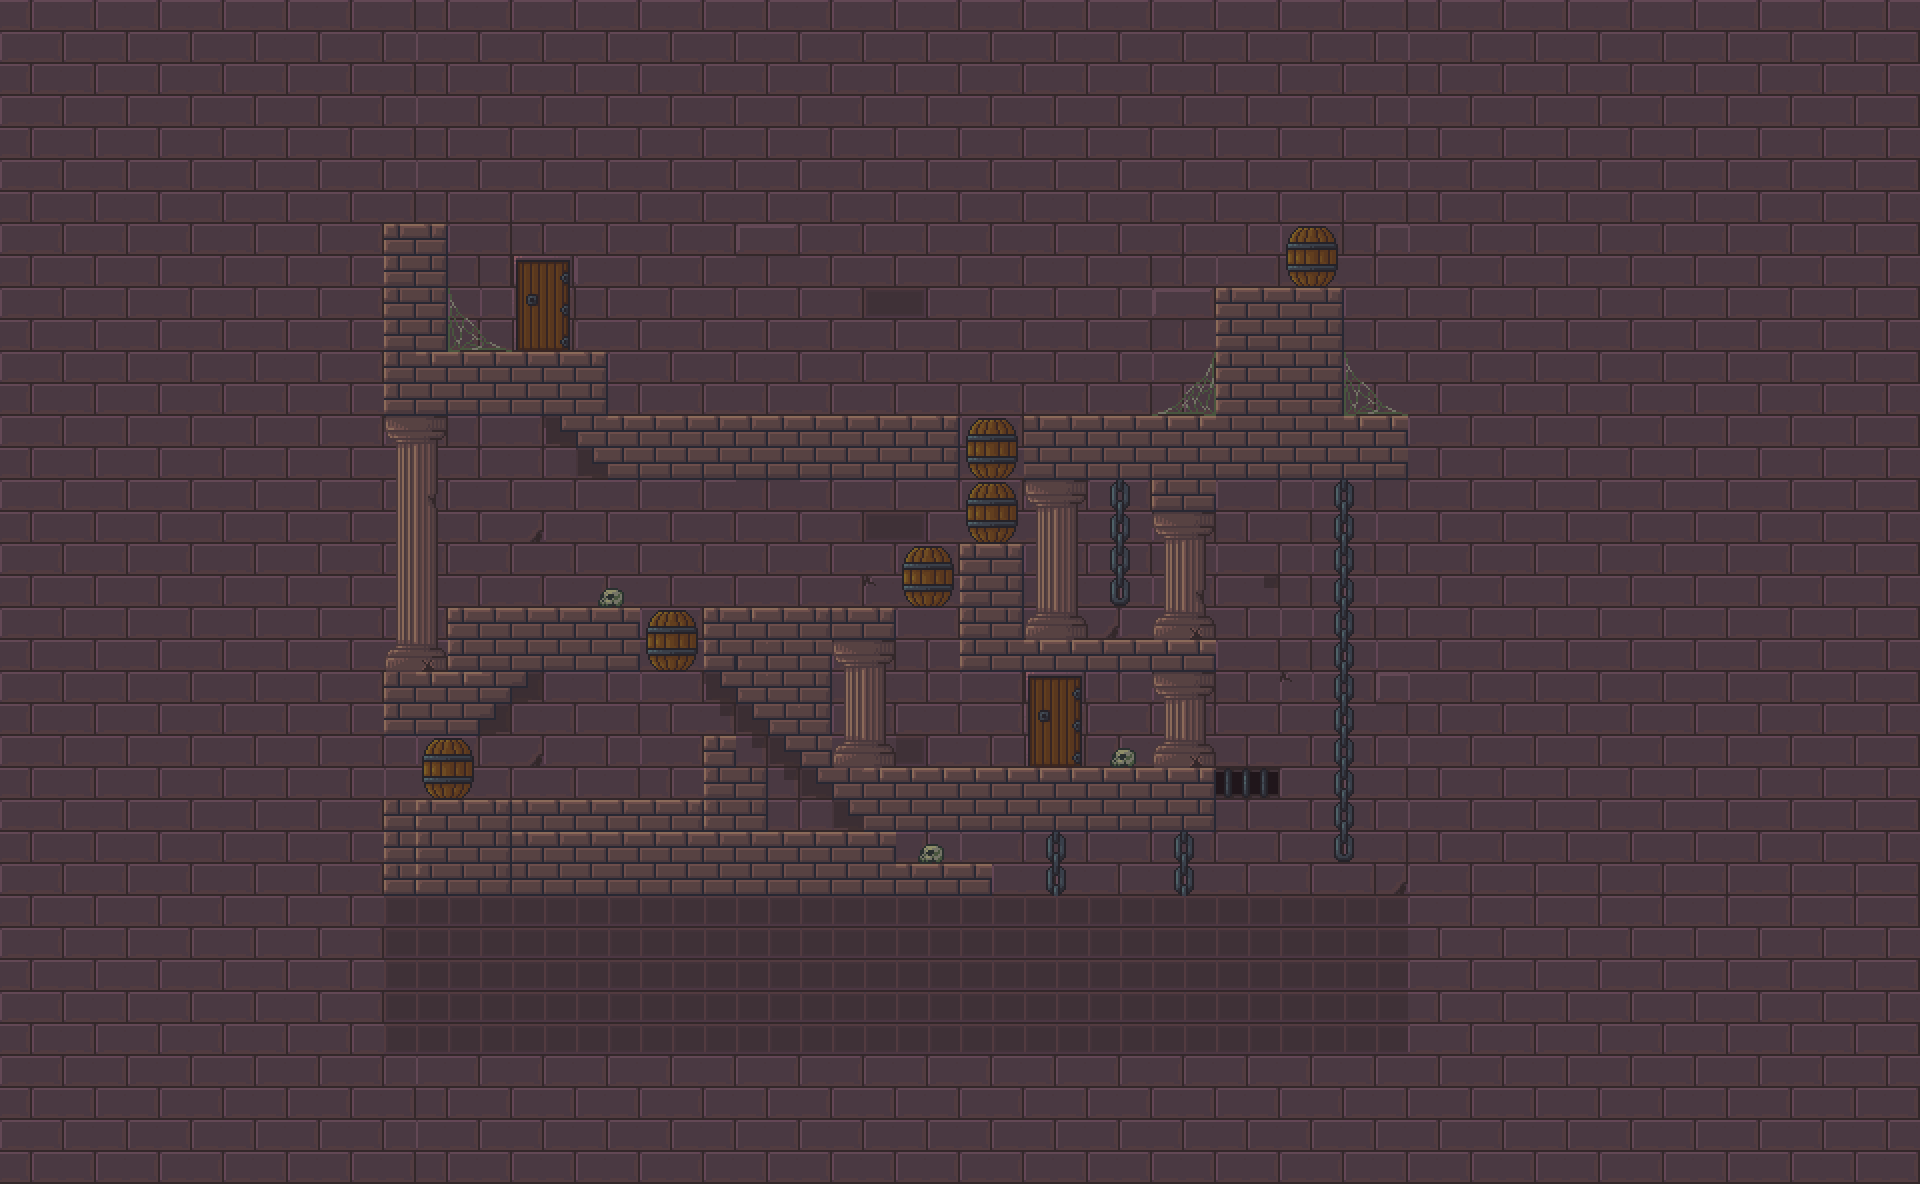

This game map was drawn from its Tiled (.tmx) file and the tilesets committed beside it. A one-line description and the trimmed map source follow:
An orthogonal 60x37 tile map with 32x32 px tiles, 6 tile layers (background, BARREL_1, BARREL_2, BARREL_3, ...) and 27 objects.

<map version="1.9" tiledversion="1.9.2" orientation="orthogonal" renderorder="right-down" width="60" height="37" tilewidth="32" tileheight="32" infinite="0" nextlayerid="23" nextobjectid="123"><tileset firstgid="1" source="Eevings_tileSheet.tsx" /><layer id="1" name="background" width="60" height="37"><data>[2220 cells, 2220 non-empty, 320 distinct tile ids]</data></layer><layer id="11" name="BARREL_1" width="60" height="37"><data>[2220 cells, 4 non-empty, 4 distinct tile ids]</data></layer><objectgroup id="13" name="collision_BARREL_1"><object id="122" x="958" y="416" width="65" height="61" /></objectgroup><layer id="12" name="BARREL_2" width="60" height="37"><data>[2220 cells, 4 non-empty, 4 distinct tile ids]</data></layer><objectgroup id="14" name="collision_BARREL_2"><object id="120" x="959" y="480" width="66" height="64" /></objectgroup><layer id="15" name="BARREL_3" width="60" height="37"><data>[2220 cells, 4 non-empty, 4 distinct tile ids]</data></layer><objectgroup id="16" name="collision_BARREL_3"><object id="114" x="899" y="546" width="59" height="71" /></objectgroup><layer id="17" name="BARREL_4" width="60" height="37"><data>[2220 cells, 4 non-empty, 4 distinct tile ids]</data></layer><objectgroup id="18" name="collision_BARREL_4"><object id="90" x="643.002" y="608.958" width="55.8047" height="62.4256" /></objectgroup><layer id="19" name="BARREL_5" width="60" height="37"><data>[2220 cells, 4 non-empty, 4 distinct tile ids]</data></layer><objectgroup id="20" name="collision_BARREL_5"><object id="102" x="427.35" y="741.376" width="47.2921" height="55.8047" /></objectgroup><objectgroup id="7" name="collision_SOL"><object id="50" x="419.853" y="800.692" width="278.713" height="91.1918" /><object id="51" x="701.135" y="832.802" width="192.659" height="59.082" /><object id="57" x="865.537" y="768.582" width="346.786" height="59.082" /><object id="58" x="960.582" y="545.098" width="66.7884" height="42.3849" /><object id="80" x="444.257" y="351.155" width="160.549" height="16.6971" /><object id="86" x="706.273" y="609.318" width="122.017" height="61.6508" /><object id="95" x="833.117" y="608.958" width="61.4798" height="27.4294" /><object id="97" x="449.105" y="609.904" width="187.277" height="60.5339" /><object id="106" x="420" y="704" width="54" height="26" /><object id="108" x="962" y="642" width="252" height="26" /><object id="116" x="610" y="417" width="345" height="11" /><object id="117" x="1026" y="418" width="188" height="10" /></objectgroup><objectgroup id="9" name="collision_MUR"><object id="52" x="704.988" y="735.188" width="60.3664" height="93.7606" /><object id="53" x="417.284" y="224" width="24.4034" height="445.684" /><object id="55" x="1027.37" y="478.31" width="56.5132" height="159.265" /><object id="110" x="573.333" y="372" width="34" height="52" /><object id="111" x="836" y="643" width="59" height="140" /><object id="112" x="1156" y="675" width="56" height="104" /><object id="113" x="1218" y="290" width="28" height="136" /><object id="118" x="942" y="432" width="14" height="49" /><object id="119" x="1025" y="433" width="14" height="49" /></objectgroup><objectgroup id="21" name="WIN"><object id="92" x="1029.85" y="676.113" width="53.913" height="88.9092" /></objectgroup></map>
